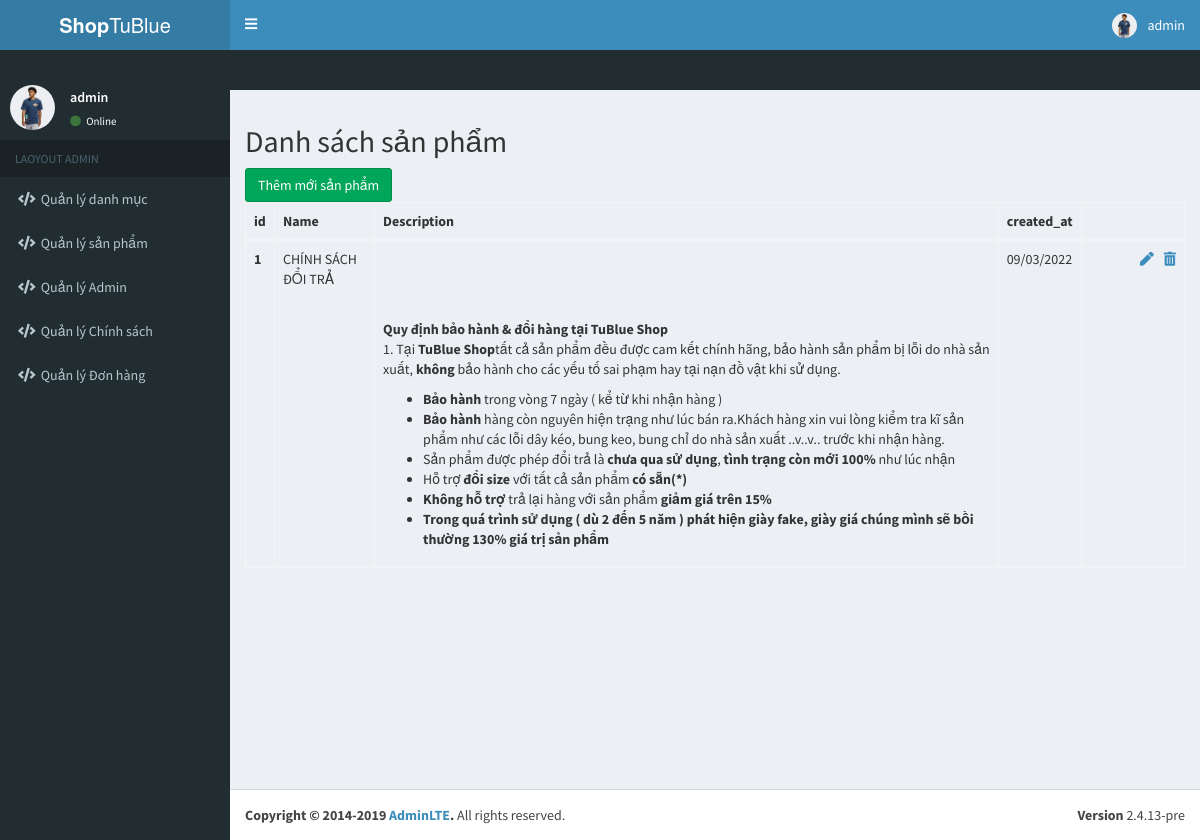
/Backend/index.php?controller=policy&action=index (signed in), run on the app's committed database.
### tables this page shows
CREATE TABLE `policies` (
  `id` int(11) NOT NULL,
  `title` varchar(255) NOT NULL,
  `description` text NOT NULL,
  `created_at` timestamp NOT NULL DEFAULT current_timestamp()
);

### Backend/controllers/Controller.php (called while the page is built, shortened)
<?php
class Controller {
    public function render($view_path,$variables=[]){
        extract($variables);
        require_once "$view_path";
        $render_view = ob_get_clean();
        return $render_view;
    }
}

### Backend/controllers/PolicyController.php (called while the page is built, shortened)
<?php
require_once "controllers/Controller.php";
require_once "models/policy.php";
class PolicyController extends Controller{
    public function index(){
        $product_model = new Policy();
        $products = $product_model->listData();
        $this->content = $this->render('views/policies/index.php',['products'=>$products]);
        require_once "views/layouts/main.php";
    }
}

### Backend/index.php (called while the page is built, shortened)
    <?php
$action = isset($_GET['action'])? $_GET['action'] : "index";
$obj = new $controller;
$obj->$action();

### Backend/models/Model.php (called while the page is built, shortened)
<?php
class Model{
     public function __construct(){
         try {
             $this->connection = new PDO(Database::DB_DSN,Database::DB_USERNAME,Database::DB_PASSWORD);
         }catch (Exception $e){
             die("không tồn tại:" . $e->getMessage() );
         }
     }
}

### Backend/models/Policy.php (called while the page is built, shortened)
<?php
require_once "models/Model.php";
class Policy extends Model{
    public function listData(){
        $sql_select_all = "SELECT * FROM policies ORDER BY created_at desc ";
        $obj_select = $this->connection->prepare($sql_select_all);
        $obj_select->execute();
        $is_selects = $obj_select->fetchAll(PDO::FETCH_ASSOC);
        return $is_selects;
    }
}

### Backend/views/policies/index.php (the view, shortened to what this page needs)
<h2>Danh sách sản phẩm</h2>
<a href="index.php?controller=product&action=create" class="btn btn-success">Thêm mới sản phẩm</a>
<table class="table table-bordered">
    <thead>
        <tr>
            <th scope="col">id</th>
            <th scope="col">Name</th>
            <th scope="col">Description</th>
            <th scope="col">created_at</th>
            <th scope="col"></th>
        </tr>
    </thead>
    <tbody>
        <?php foreach ($products as $product) :?>
        <tr>
            <th><?php echo $product['id'];?></th>
            <td><?php echo $product['title'];?></td>
            <td><?php echo $product['description'];?></td>
            <td><?php echo date('d/m/Y',strtotime($product['created_at']));?> </td>
            <td>
                <div class="icon">
                    <ul>
                        <li><a href="index.php?controller=policy&action=update&id=<?php echo $product['id'];?>"><i
                                    class="fas fa-pen"></i></a></li>
                        <a href="index.php?controller=policy&action=delete&id=<?php echo $product['id'];?>"
                            onclick="return confirm('Are you sure ?')"><i class="fas fa-trash-alt"></i></a></li>
                    </ul>
                </div>
            </td>
            <?php endforeach; ?>
        </tr>
    </tbody>
</table>

### Backend/assets/css/style.css (style rules this page uses)
:root { --success: green; --error: rgb(253, 16, 16); --success-light: rgba(0, 128, 0, 0.4); --error-light: rgba(243, 16, 16, 0.4); }
.icon ul { list-style: none; display: flex; }
.icon ul li { margin: 0 10px; }

### data on the page
policies: id "1", title "CHÍNH SÁCH ĐỔI TRẢ", description "Quy định bảo hành & đổi hàng tại TuBlue Shop 1. Tại TuBlue Shop tất cả sản phẩm đều được cam kết chính hãng, bảo hành sản phẩm bị lỗi do nhà sản xuất, không bảo hành cho các yếu tố sai phạm hay tại nạn đồ vật khi sử dụng. Bảo hành trong vòng 7 ngày ( kể từ khi nhận hàng ) Bảo hành hàng còn nguyên hiện trạng như lúc bán ra.Khách hàng xin vui lòng kiểm tra kĩ sản phẩm như các lỗi dây kéo, bung keo, bung chỉ do nhà sản xuất ..v..v.. trước khi nhận hàng. Sản phẩm được phép đổi trả là chưa qua sử dụng , tình trạng còn mới 100% như lúc nhận Hỗ trợ đổi size với tất cả sản phẩm có sẵn(*) Không hỗ trợ trả lại hàng với sản phẩm giảm giá trên 15% Trong quá trình sử dụng ( dù 2 đến 5 năm ) phát hiện…", created_at "09/03/2022"

### other printed values
$username "admin"
